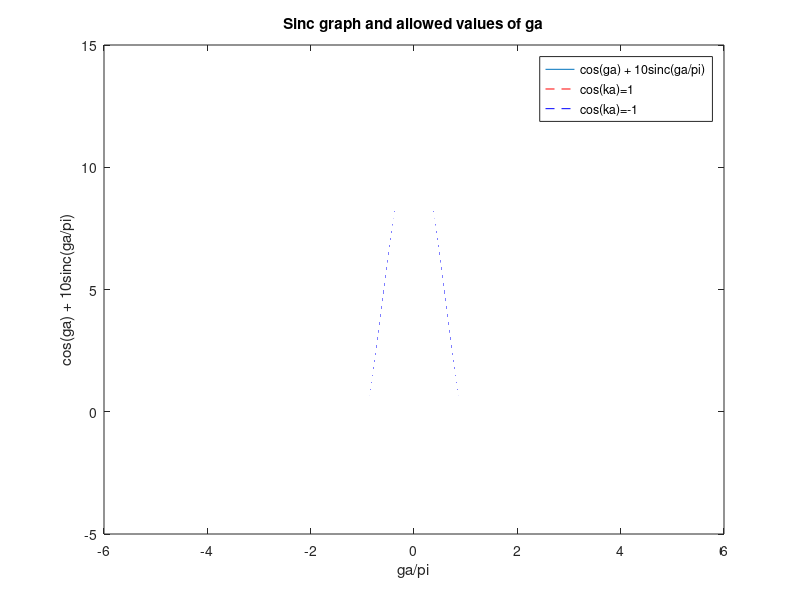
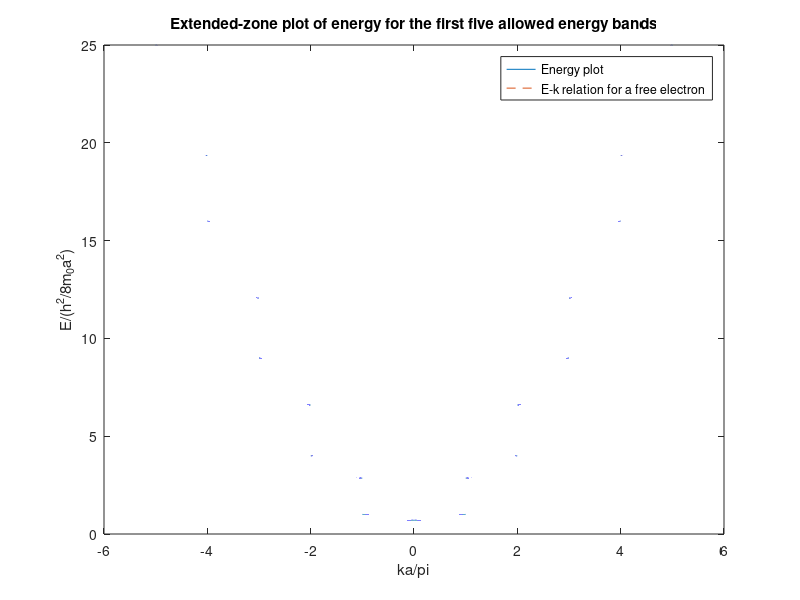
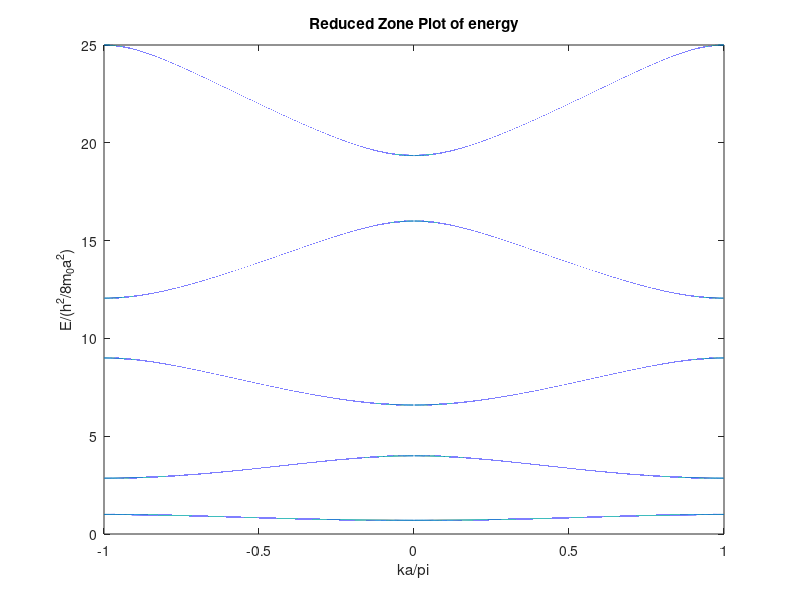

These figures' MATLAB source, in order:
clc; clear; close all;
format compact

% Defining variables
coeff = 10;
n = 2000000;
Ga = linspace(-6*pi,6*pi,n);
Rs = cos(Ga) + coeff*sinc(Ga/pi); % RHS of the equation

% Plotting Results  - 01
plot(Ga/pi, Rs, Ga/pi, Ga./Ga, '--r', Ga/pi, -Ga./Ga, '--b'),
xlabel('ga/pi'), ylabel('cos(ga) + 10sinc(ga/pi)'),
title('Sinc graph and allowed values of ga'),
legend('cos(ga) + 10sinc(ga/pi)','cos(ka)=1','cos(ka)=-1')
Rs(Rs<-1) = NaN; % values exceeding 1 are excluded 
Rs(Rs>1) = NaN; % values below -1 are excluded 
Gal = [];
for i = 1:length(Rs)
    if Rs(i) > 0.998 || Rs(i) < -0.998 
        temp = Ga(i)/pi;
        Gal = [Gal temp];
    end
end
i=1;
while i<length(Gal)
    if abs(Gal(i)-Gal(i+1))<1e-2 
        Gal(i+1)=[];
    else
        i = i + 1;
    end
end

% Second problem
k = acos(Rs);
idx = find(isnan(k)); % finding the positions 
idx_diff = diff(idx);
y_break = find(idx_diff~=1); % finding the positions of discontinuities
y_break = [y_break length(idx)]; 
t = [];
for i=1:length(y_break)
    t1 = idx(y_break(i)) +1;
    if i == length(y_break)
        t2 = length(k);
    else
        t2 = idx(y_break(i)+1);
    end
    
    
    if rem(i,2)~=0
        k(t1:t2) = (i + 1)*pi - k(t1:t2) - Ga(end);
    else
        k(t1:t2) = i*pi + k(t1:t2) - Ga(end);
    end
end
t = [t t1 t2];
figure(2)
plot(k/pi, Ga.^2/pi^2, Ga/pi, Ga.^2/pi^2, '--'), xlabel('ka/pi'),...
ylabel('E/(h^{2}/8m_{0}a^{2})'), ...
title('Extended-zone plot of energy for the first five allowed energy bands'),...
ylim([0 25]) , legend('Energy plot','E-k relation for a free electron')

% Third Problem
ka_N = acos(Rs);
ka_1 = [-ka_N ka_N]; % creating symmetric y values 
y = Ga.^2/pi^2;
y = [y y]; % creating symmetric x values figure
figure(3)
plot(ka_1/pi, y), xlabel('ka/pi'), ylabel('E/(h^{2}/8m_{0}a^{2})'),...
title('Reduced Zone Plot of energy'), ylim([0 25]), hold on
n = 10; % number of crystal momentum states in each band for 
i = 1:2:length(t);
t1 = t(i); t2 = t(i+1);
x = ka_N(t1:ceil(t2-t1)/(n/2):t2); x = [-x x]/pi;
y = Ga(t1:ceil(t2-t1)/(n/2):t2).^2/pi^2; y = [y y];
scatter(x,y), hold on
